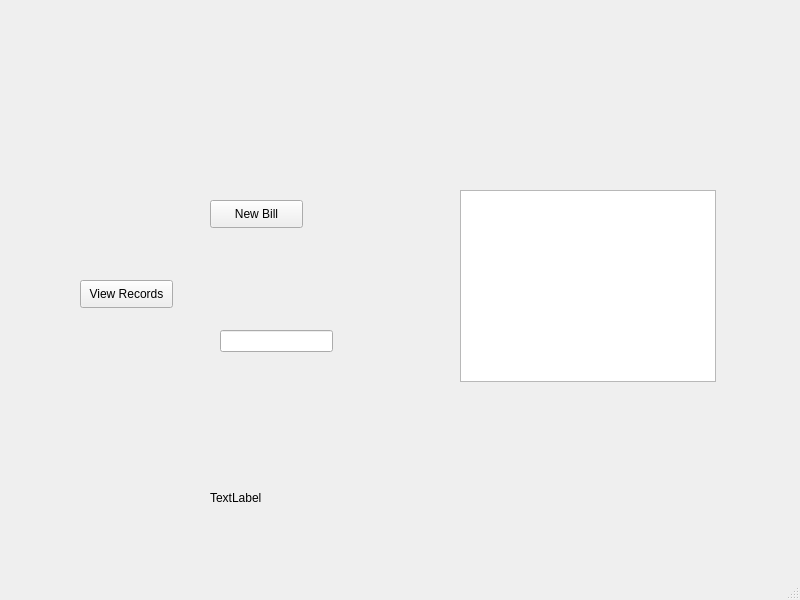
<?xml version="1.0" encoding="UTF-8"?>
<ui version="4.0">
 <class>MainWindow</class>
 <widget class="QMainWindow" name="MainWindow">
  <property name="geometry">
   <rect>
    <x>0</x>
    <y>0</y>
    <width>800</width>
    <height>600</height>
   </rect>
  </property>
  <property name="windowTitle">
   <string>MainWindow</string>
  </property>
  <widget class="QWidget" name="centralwidget">
   <widget class="QLabel" name="label">
    <property name="geometry">
     <rect>
      <x>210</x>
      <y>490</y>
      <width>55</width>
      <height>16</height>
     </rect>
    </property>
    <property name="text">
     <string>TextLabel</string>
    </property>
   </widget>
   <widget class="QLineEdit" name="lineEdit">
    <property name="geometry">
     <rect>
      <x>220</x>
      <y>330</y>
      <width>113</width>
      <height>22</height>
     </rect>
    </property>
   </widget>
   <widget class="QPushButton" name="add_bill_button">
    <property name="geometry">
     <rect>
      <x>210</x>
      <y>200</y>
      <width>93</width>
      <height>28</height>
     </rect>
    </property>
    <property name="text">
     <string>New Bill</string>
    </property>
   </widget>
   <widget class="QTableView" name="tableView">
    <property name="geometry">
     <rect>
      <x>460</x>
      <y>190</y>
      <width>256</width>
      <height>192</height>
     </rect>
    </property>
   </widget>
   <widget class="QPushButton" name="view_records_button">
    <property name="geometry">
     <rect>
      <x>80</x>
      <y>280</y>
      <width>93</width>
      <height>28</height>
     </rect>
    </property>
    <property name="text">
     <string>View Records</string>
    </property>
   </widget>
  </widget>
  <widget class="QMenuBar" name="menubar">
   <property name="geometry">
    <rect>
     <x>0</x>
     <y>0</y>
     <width>800</width>
     <height>27</height>
    </rect>
   </property>
  </widget>
  <widget class="QStatusBar" name="statusbar"/>
 </widget>
 <resources/>
 <connections/>
</ui>
